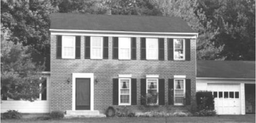
#> input picture Screenshot 2024-11-27 181534.png, 256 x 123 px, shrunk from 678 x 326 before the run; the run also reads 2 pictures not shown here
$ python project.py
#> lines starting #> are read from the running program, lines starting #| are printed output that depends on the picture; after the words box and inside, x2 and y2 are one past the last pixel; in counts of white or black regions, pixels touching at a corner belong together
#> further down, image is the input picture: PIL image 256x123 RGBA; mean R, G, B, A 127.5, 127.5, 127.5, 255
import numpy as np
from PIL import Image
import warnings
warnings.filterwarnings("ignore")
IMAGE_PATH = "Screenshot 2024-11-27 181534.png"
IMAGE_PATH_2 = 'Screenshot 2024-11-27 152657.png'

# [13 lines left out: function prepare_grayscale_array, not called in this run]

## grayscale
def convert_to_grayscale(image):

    image_arary = np.array(image)
    if len(image_arary.shape) == 3:
        grayscale = (
            0.2989 * image_arary[:, :, 0]
            + 0.5870 * image_arary[:, :, 1]
            + 0.1140 * image_arary[:, :, 2]
        )
        return grayscale.astype(np.uint8)

    else:
        return image_arary


# def Gray_scale(image_path):

# # convert it to grayscale
#     img = Image.open(image_path).convert('L')
#     return img
## Threshold
def apply_threshold(gray_scale_image):
    threshold = np.mean(gray_scale_image)
#> threshold = 126.5

    binary_image = np.where(gray_scale_image >= threshold, 255, 0)
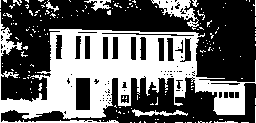
#> binary_image: shape (123, 256) int64; 39.5% white; 179 white regions (170 under 20 px), largest, box (x1, y1, x2, y2) and area: (0, 12, 256, 123) 10826, (151, 0, 199, 30) 517, (132, 109, 188, 117) 183
    return binary_image.astype(np.uint8)
def calculate_histogram(grayscale_image):
    histogram = np.zeros(256, dtype=int)

    for value in grayscale_image.flatten():
        histogram[value] += 1
#> this loop made 31488 passes
#> value on passes 1 to 3: 255, 0, 0
#> after the loop, histogram = 256 values, max 19059 at index 0, min 0 at index 1, mean 123

    return histogram
image = Image.open("./Screenshot 2024-11-27 181534.png")

grayscale = convert_to_grayscale(image)

binary = apply_threshold(grayscale)

histo_image = calculate_histogram(binary)
#> histo_image has the same summary as histogram in calculate_histogram


## Halftoning
### simple halftoning
def simple_halftoning(grayscale_image, threshold=128):

    binary_image = np.where(grayscale_image >= threshold, 255, 0)
    return binary_image.astype(np.uint8)
def Advanced_halftoning(grayscale_image):
    rows, cols = grayscale_image.shape
    output_image = grayscale_image.copy()

    for i in range(rows):
        for j in range(cols):
            old_pixel = output_image[i, j]
            new_pixel = 255 if old_pixel > 128 else 0
            output_image[i, j] = new_pixel

            error = old_pixel - new_pixel

            if j + 1 < cols:
                output_image[i, j + 1] += (7 / 16) * error
            if i + 1 < rows and j - 1 >= 0:
                output_image[i + 1, j - 1] += (3 / 16) * error
            if i + 1 < rows:
                output_image[i + 1, j] += (5 / 16) * error
            if i + 1 < rows and j + 1 < cols:
                output_image[i + 1, j + 1] += (1 / 16) * error
#> output_image: shape (123, 256); 49.2% white in thin lines or dots

    return np.clip(output_image, 0, 255).astype(np.uint8)
image = Image.open("./Screenshot 2024-11-27 181534.png").convert("L")
grayscale_array = np.array(image)

simple_binary = simple_halftoning(grayscale_array)

advanced_binary = Advanced_halftoning(grayscale_array)


image = Image.open("Screenshot 2024-11-26 195719.png").convert("L")
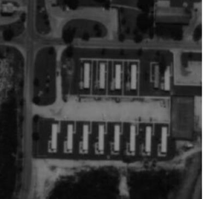
#> input picture Screenshot 2024-11-26 195719.png, 203 x 199 px, shrunk from 537 x 527 before the run
#> image: PIL image 203x199 L
grayscale_array = np.array(image)
histogram = calculate_histogram(grayscale_array)
#> the loop in calculate_histogram (call 2), `for value in grayscale_image.flatten():` made 40397 passes
#> value on passes 1 to 3: 72, 63, 56
#> histogram = 256 values, max 1106 at index 28, min 0 at index 0, mean 157.8


def histogram_equalization(grayscale_image):


    histogram = calculate_histogram(grayscale_image)


    cumulative_histogram = [0] * len(histogram)
#> cumulative_histogram = 256 values from 0 to 0
    cumulative_histogram[0] = histogram[0]
    for i in range(1, len(histogram)):
        cumulative_histogram[i] = cumulative_histogram[i - 1] + histogram[i]
#> after the loop, cumulative_histogram = 256 values from 0 to 40397


    dm = 256
    area = grayscale_image.shape[0] * grayscale_image.shape[1]


    normalized_cumulative_histogram = []
    for value in cumulative_histogram:
        normalized_value = round((dm - 1) * (value / area))
        normalized_cumulative_histogram.append(normalized_value)
#> this loop made 256 passes
#> (value, normalized_value) on passes 2 to 4: (0, 0), (0, 0), (0, 0)
#> after the loop, normalized_cumulative_histogram = 256 values from 0 to 255


    equalized_image = np.zeros_like(grayscale_image)
    rows, cols = grayscale_image.shape
    for i in range(rows):
        for j in range(cols):
            equalized_image[i, j] = int(normalized_cumulative_histogram[grayscale_image[i, j]])
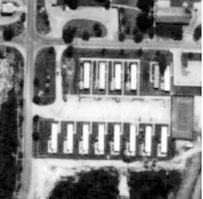
#> equalized_image: shape (199, 203); min 0, max 255, mean 129

    return (
        equalized_image.astype(np.uint8),
        histogram,
        cumulative_histogram,
        normalized_cumulative_histogram,
    )

image = Image.open("Screenshot 2024-11-26 195719.png").convert("L")
grayscale_array = np.array(image)  # Convert to NumPy array

equalized_image, histogram, cumulative_histogram, normalized_cumulative_histogram = histogram_equalization(grayscale_array)
#> cumulative_histogram = 256 values from 0 to 40397; normalized_cumulative_histogram = 256 values from 0 to 255
equalized_histogram = calculate_histogram(equalized_image)
#> equalized_histogram = 256 values, max 1106 at index 76, min 0 at index 2, mean 157.8


## Simple Edge Detection Methods
### sobel operator
# [20 lines of commented-out code are left out]

def sobel_operator(grayscale_image):
    Gx = np.array([[-1, 0, 1], [-2, 0, 2], [-1, 0, 1]])
    Gy = np.array([[-1, -2, -1], [0, 0, 0], [1, 2, 1]])
    grayscale_array = np.array(grayscale_image)
    rows, cols = grayscale_array.shape
    edge_image = np.zeros_like(grayscale_array)
    magnitudes = []


    for i in range(1, rows - 1):
        for j in range(1, cols - 1):
            region = grayscale_array[i - 1 : i + 2, j - 1 : j + 2]

            gx = np.sum(Gx * region)
            gy = np.sum(Gy * region)

            magnitude = np.sqrt(gx**2 + gy**2)
            magnitudes.append(magnitude)


    threshold = np.mean(magnitudes)


    for i in range(1, rows - 1):
        for j in range(1, cols - 1):
            region = grayscale_array[i - 1 : i + 2, j - 1 : j + 2]

            gx = np.sum(Gx * region)
            gy = np.sum(Gy * region)

            magnitude = np.sqrt(gx**2 + gy**2)
            edge_image[i, j] = 255 if magnitude > threshold else 0

    return edge_image.astype(np.uint8)

image = Image.open("./photo_5935863121010869518_x.jpg").convert("L")
#> image: PIL image 256x123 L


sobel_edges = sobel_operator(image)
#> after the loop in sobel_operator, `for i in range(1, rows - 1):`: magnitudes = 30734 items
#> in sobel_operator, `threshold = np.mean(magnitudes)`: threshold = 119.4


## Prewitt operator
def prewitt_operator(grayscale_image):
    Gx = np.array([[-1, 0, 1], [-1, 0, 1], [-1, 0, 1]])
    Gy = np.array([[-1, -1, -1], [0, 0, 0], [1, 1, 1]])

    rows, cols = grayscale_image.shape
    edge_image = np.zeros_like(grayscale_image)
    magnitudes = []

    # Compute gradient magnitudes
    for i in range(1, rows - 1):
        for j in range(1, cols - 1):
            region = grayscale_image[i - 1 : i + 2, j - 1 : j + 2]

            gx = np.sum(Gx * region)
            gy = np.sum(Gy * region)

            magnitude = np.sqrt(gx**2 + gy**2)
            magnitudes.append(magnitude)
#> after the loop, magnitudes = 30734 items


    threshold = np.mean(magnitudes)
#> threshold = 88.08


    for i in range(1, rows - 1):
        for j in range(1, cols - 1):
            region = grayscale_image[i - 1 : i + 2, j - 1 : j + 2]

            gx = np.sum(Gx * region)
            gy = np.sum(Gy * region)

            magnitude = np.sqrt(gx**2 + gy**2)
            edge_image[i, j] = 255 if magnitude > threshold else 0
#> edge_image: shape (123, 256); 31.3% white; 243 white regions (221 under 20 px), largest, box (x1, y1, x2, y2) and area: (1, 1, 255, 122) 6539, (1, 1, 32, 67) 577, (167, 74, 192, 107) 443

    return edge_image.astype(np.uint8)

image = Image.open("./Screenshot 2024-11-27 181534.png").convert("L")
grayscale_array = np.array(image)

prewitt_edges = prewitt_operator(grayscale_array)
sobel_edges = sobel_operator(grayscale_array)


def kirsch_compass_masks(grayscale_image, threshold=128):

#> called with threshold = 128
    kirsch_masks = [
        np.array([[-3, -3, 5], [-3, 0, 5], [-3, -3, 5]]),  # North
        np.array([[-3, 5, 5], [-3, 0, 5], [-3, -3, -3]]),  # North-East
        np.array([[5, 5, 5], [-3, 0, -3], [-3, -3, -3]]),  # East
        np.array([[5, 5, -3], [5, 0, -3], [-3, -3, -3]]),  # South-East
        np.array([[5, -3, -3], [5, 0, -3], [5, -3, -3]]),  # South
        np.array([[-3, -3, -3], [5, 0, -3], [5, 5, -3]]),  # South-West
        np.array([[-3, -3, -3], [-3, 0, -3], [5, 5, 5]]),  # West
        np.array([[-3, -3, -3], [-3, 0, 5], [-3, 5, 5]]),  # North-West
    ]

    rows, cols = grayscale_image.shape
    edge_image = np.zeros_like(grayscale_image)
    direction_image = np.zeros_like(grayscale_image, dtype=int)

    for i in range(1, rows - 1):
        for j in range(1, cols - 1):
            region = grayscale_image[i - 1 : i + 2, j - 1 : j + 2]

            responses = [np.sum(mask * region) for mask in kirsch_masks]

            max_response = max(responses)
            max_direction = responses.index(max_response)

            edge_image[i, j] = 255 if max_response > threshold else 0
            direction_image[i, j] = max_direction
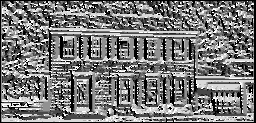
#> direction_image: shape (123, 256) int64; min 0, max 7, mean 3.31; drawn with min black and max white
#> edge_image: shape (123, 256); 65.3% white; 551 black regions (497 under 20 px), largest, box (x1, y1, x2, y2) and area: (50, 12, 192, 31) 1837, (0, 0, 256, 123) 1563, (198, 59, 254, 77) 800

    return edge_image.astype(np.uint8), direction_image

image = Image.open("./Screenshot 2024-11-27 181534.png").convert("L")
grayscale_array = np.array(image)

kirsch_edges, kirsch_directions = kirsch_compass_masks(grayscale_array)


## Advanced Edge Detection Methods
## Homogeneity Operator
def homogeneity_operator(grayscale_image, threshold=128):

#> called with threshold = 128
    rows, cols = grayscale_image.shape
    edge_image = np.zeros_like(grayscale_image)

    for i in range(1, rows - 1):
        for j in range(1, cols - 1):
            neighborhood = grayscale_image[i - 1 : i + 2, j - 1 : j + 2]
            center_pixel = grayscale_image[i, j]

            differences = np.abs(neighborhood - center_pixel)

            max_difference = np.max(differences)

            edge_image[i, j] = 255 if max_difference > threshold else 0
#> edge_image: shape (123, 256); 89.2% white; black in thin lines or dots

    return edge_image.astype(np.uint8)
image = Image.open("./Screenshot 2024-11-27 181534.png").convert("L")
grayscale_array = np.array(image)


homogeneity_edges = homogeneity_operator(grayscale_array)


## Difference Operator
def difference_operator(grayscale_image, threshold=128):

#> called with threshold = 128
    rows, cols = grayscale_image.shape
    edge_image = np.zeros_like(grayscale_image)

    for i in range(1, rows - 1):
        for j in range(1, cols - 1):
            region = grayscale_image[i - 1 : i + 2, j - 1 : j + 2]

            differences = [
                abs(region[0, 0] - region[2, 2]),
                abs(region[2, 0] - region[0, 2]),
                abs(region[1, 0] - region[1, 2]),
                abs(region[0, 1] - region[2, 1]),
            ]

            max_difference = max(differences)

            edge_image[i, j] = 255 if max_difference > threshold else 0
#> edge_image: shape (123, 256); 85.2% white; black in thin lines or dots

    return edge_image.astype(np.uint8)

image = Image.open("./Screenshot 2024-11-27 181534.png").convert("L")

grayscale_array = np.array(image)

difference_edges_pairs = difference_operator(grayscale_array)
homogenity_edges = homogeneity_operator(grayscale_array)


## Difference of Gaussian
import cv2
def difference_of_guassians(image, kernel1, kernel2):

    smoothed1 = cv2.filter2D(image, -1, kernel1)
    smoothed2 = cv2.filter2D(image, -1, kernel2)


    dog_result = smoothed1 - smoothed2

    return np.clip(dog_result, 0, 255).astype(np.uint8),smoothed1,smoothed2

image = Image.open("./Screenshot 2024-11-27 152657.png").convert("L")
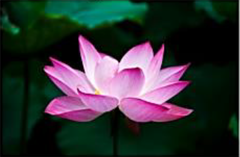
#> input picture Screenshot 2024-11-27 152657.png, 240 x 157 px, shrunk from 635 x 416 before the run
#> image: PIL image 240x157 L
grayscale_array = np.array(image)


kernel7 = np.array(
    [
        [0, 0, -1, -1, -1, 0, 0],
        [0, -2, -3, -3, -3, -2, 0],
        [-1, -3, 5, 5, 5, -3, -1],
        [-1, -3, 5, 16, 5, -3, -1],
        [-1, -3, 5, 5, 5, -3, -1],
        [0, -2, -3, -3, -3, -2, 0],
        [0, 0, -1, -1, -1, 0, 0],
    ]
)

kernel9 = np.array(
    [
        [0, 0, 0, -1, -1, -1, 0, 0, 0],
        [0, -2, -3, -3, -3, -3, -3, -2, 0],
        [0, -3, -2, -1, -1, -1, -2, -3, 0],
        [-1, -3, -1, 9, 9, 9, -1, -3, -1],
        [-1, -3, -1, 9, 19, 9, -1, -3, -1],
        [-1, -3, -1, 9, 9, 9, -1, -3, -1],
        [0, -3, -2, -1, -1, -1, -2, -3, 0],
        [0, -2, -3, -3, -3, -3, -3, -2, 0],
        [0, 0, 0, -1, -1, -1, 0, 0, 0],
    ]
)


dog_image,smoothed1,smoothed2 = difference_of_guassians(grayscale_array, kernel7, kernel9)


### contrast based edge detector

# [51 lines of commented-out code are left out]


def contrast_based_edge_detection_with_edge_detector(image, threshold=15):

#> called with threshold = 20
    smoothing_mask = (1 / 9) * np.array([[1, 1, 1], [1, 1, 1], [1, 1, 1]])

    smoothed_image = cv2.filter2D(image, -1,smoothing_mask)

    edge_detector_mask = np.array([[-1, 0, -1], [0, 4, 0], [-1, 0, -1]])

    edge_response = cv2.filter2D(smoothed_image,-1, edge_detector_mask)

    edges = np.where(edge_response > threshold, 255, 0)
#> edges: shape (123, 256) int64; 16.2% white in thin lines or dots

    return edges.astype(np.uint8)
#> returned value: shape (123, 256); 16.2% white in thin lines or dots

# For GUI
image = Image.open("./Screenshot 2024-11-27 181534.png").convert("L")
grayscale_array = np.array(image)


contrast_edges2 = contrast_based_edge_detection_with_edge_detector(
    grayscale_array, threshold=20
)


# [39 lines of commented-out code are left out]
def variance_edge_detector(image, region_size=3, threshold=50):
#> called with region_size = 3, threshold = 50
    pad = region_size // 2

    padded_image = np.pad(image, pad, mode="constant", constant_values=0)

    rows, cols = image.shape
    edge_image = np.zeros_like(image)

    for i in range(pad, rows + pad):
        for j in range(pad, cols + pad):

            region = padded_image[i - pad : i + pad + 1, j - pad : j + pad + 1]

            mean_intensity = np.mean(region)

            variance = np.mean((region - mean_intensity) ** 2)

            edge_image[i - pad, j - pad] = 255 if variance > threshold else 0
#> edge_image: shape (123, 256); 63.6% white; 305 black regions (238 under 20 px), largest, box (x1, y1, x2, y2) and area: (50, 11, 192, 31) 1902, (216, 1, 254, 60) 999, (198, 60, 254, 77) 839

    return edge_image.astype(np.uint8)

image = Image.open("./Screenshot 2024-11-27 181534.png").convert("L")
grayscale_array = np.array(image)

variance_edges = variance_edge_detector(grayscale_array, region_size=3, threshold=50)


# [40 lines of commented-out code are left out]
def range_edge_detector(image, region_size=3, threshold=50):
#> called with region_size = 3, threshold = 50
    pad = region_size // 2

    padded_image = np.pad(image, pad, mode="constant", constant_values=0)

    rows, cols = image.shape
    edge_image = np.zeros_like(image)

    for i in range(pad, rows + pad):
        for j in range(pad, cols + pad):

            region = padded_image[i - pad : i + pad + 1, j - pad : j + pad + 1]

            intensity_range = np.max(region) - np.min(region)

            edge_image[i - pad, j - pad] = 255 if intensity_range > threshold else 0
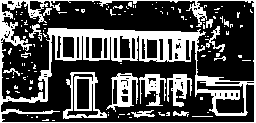
#> edge_image: shape (123, 256); 30.8% white; 121 white regions (104 under 20 px), largest, box (x1, y1, x2, y2) and area: (0, 0, 256, 123) 6440, (63, 72, 107, 119) 691, (106, 73, 138, 112) 559

    return edge_image.astype(np.uint8)

image = Image.open("./Screenshot 2024-11-27 181534.png").convert("L")
grayscale_array = np.array(image)

range_edges = range_edge_detector(grayscale_array, region_size=3, threshold=50)


## Filter
## High Pass Filter
def high_pass_filter(image):

    high_pass_mask = np.array([[0, -1, 0], [-1, 5, -1], [0, -1, 0]])


    filtered_image = cv2.filter2D(image, -1,high_pass_mask)

    filtered_image = np.clip(filtered_image, 0, 255)

    return filtered_image.astype(np.uint8)

image = Image.open("./Screenshot 2024-11-27 181534.png").convert("L")
grayscale_array = np.array(image)

high_pass_result = high_pass_filter(grayscale_array)


def low_pass_filter(image):

    low_pass_mask = (1 / 6) * np.array([[0, 1, 0], [1, 2, 1], [0, 1, 0]])

#     filtered_image = manual_convolution(image, low_pass_mask)
    filtered_image = cv2.filter2D(image, -1,low_pass_mask)

    filtered_image = np.clip(filtered_image, 0, 255)

    return filtered_image.astype(np.uint8)

image = Image.open("./Screenshot 2024-11-27 181534.png").convert("L")
grayscale_array = np.array(image)

low_pass_result_custom = low_pass_filter(grayscale_array)


def median_filter(image, region_size=3):

#> called with region_size = 3
    pad = region_size // 2

    padded_image = np.pad(image, pad, mode="constant", constant_values=0)

    rows, cols = image.shape
    filtered_image = np.zeros_like(image)

    for i in range(pad, rows + pad):
        for j in range(pad, cols + pad):

            region = padded_image[i - pad : i + pad + 1, j - pad : j + pad + 1]

            median_value = np.median(region)

            filtered_image[i - pad, j - pad] = median_value
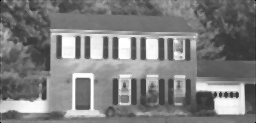
#> filtered_image: shape (123, 256); min 0, max 255, mean 126.6

    return filtered_image.astype(np.uint8)

image = Image.open("./Screenshot 2024-11-27 181534.png").convert("L")
grayscale_array = np.array(image)

median_filtered_image = median_filter(grayscale_array, region_size=3)


# [48 lines of commented-out code are left out]

def add_imagess(image):
    image_copy = image.copy()
    added_image = image + image_copy
    return np.clip(added_image, 0, 255).astype(np.uint8)


def subtract_imagess(image):
    image_copy = image.copy()
    subtracted_image = image_copy - image
#> subtracted_image: shape (123, 256); every value is 0
#> (the rest of the program and of its run is left out)
